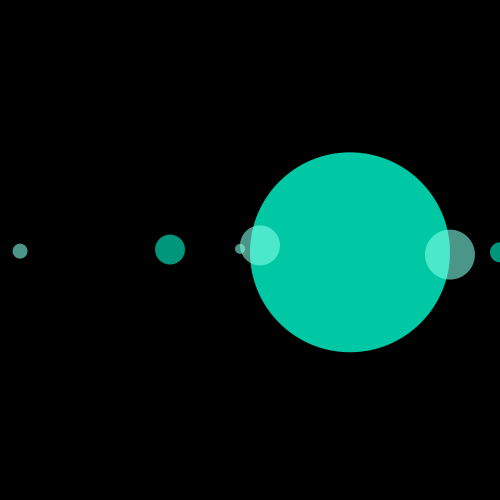
Frame 1 (no input)
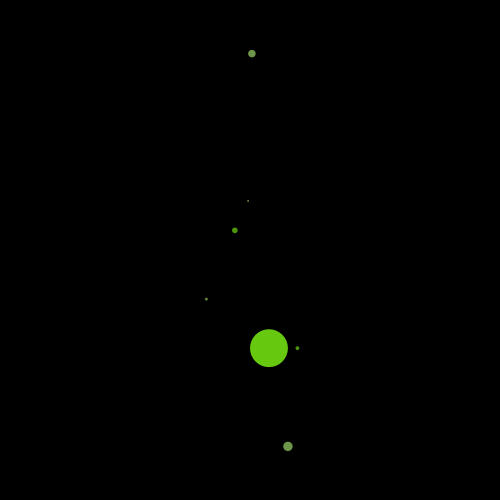
Frame 60 (the mouse pressed at the canvas centre just before this capture)
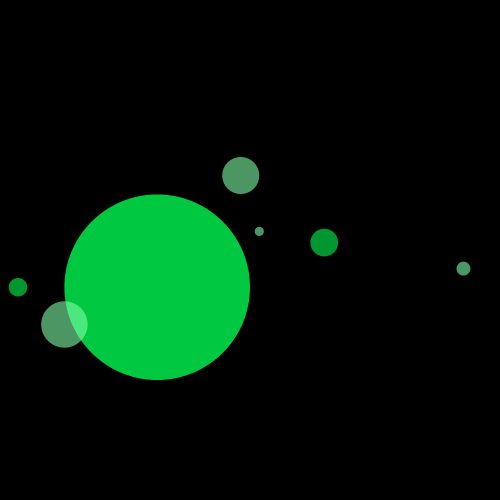
Frame 120 (the mouse held since frame 60 and released just before this capture)

The Processing sketch that drew these frames (run headless with seeded random() and noise(); from frame 60 on, the mouse is pressed at the canvas centre):

// Processing sketch: processing_145233
// ── processing_145233.pde


float index = 0.0;
void setup() {
  background(0);
  size (500,500);
  colorMode(HSB, 360, 100, 100);  
  frameRate(25);
 
  
}
 
void draw()
{
  
  float h = map(sin(index), -1, 0, 250, 170);
background (0);
index += 0.008;
 translate(width/2, height/2);
 
  noStroke();
 
  float b = map(sin(index), -1, 0, 250, 170);
  index += 0.015;
 
 fill(b,b, 160, 200);
  ellipse(cos(index)*100, sin(index)*100, cos(index)*200, cos(index)*200);

 fill(b,50, 160, 150);
  ellipse(cos(index)*200, sin(index)*200, cos(index)*50, cos(index)*50);

 fill(b,50, 160, 150);
  ellipse(cos(index)*10, sin(index)*-200, cos(index)*40, cos(index)*40);

 fill(b,b, 160, 150);
  ellipse(cos(index)*250, sin(index)*100, cos(index)*20, cos(index)*20);


fill(b,b, 160, 150);
  ellipse(cos(index)*-80, sin(index)*-20, cos(index)*30, cos(index)*30);

fill(b,50, b, 150);
  ellipse(cos(index)*-230, sin(index)*50, cos(index)*15, cos(index)*15);

fill(b,50, 160, 150);
  ellipse(cos(index)*-10, sin(index)*-50, cos(index)*10, cos(index)*10);





  }
